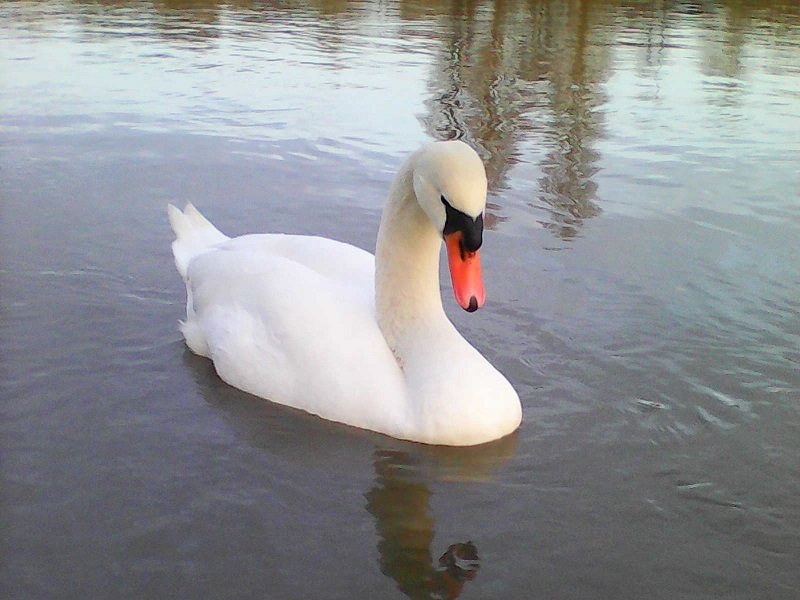
#> input picture mask_rcnn/object detections/practice/swan.jpg, 800 x 600 px
$ jupyter execute binary.ipynb
#> lines starting #> are read from the running program, lines starting #| are printed output that depends on the picture
[cell 1]
import cv2

src = cv2.imread('swan.jpg')
#> src is the input picture: shape (600, 800, 3); mean B, G, R 147.7, 145.1, 143
_, binary = cv2.threshold(src,127,255,cv2.THRESH_BINARY)
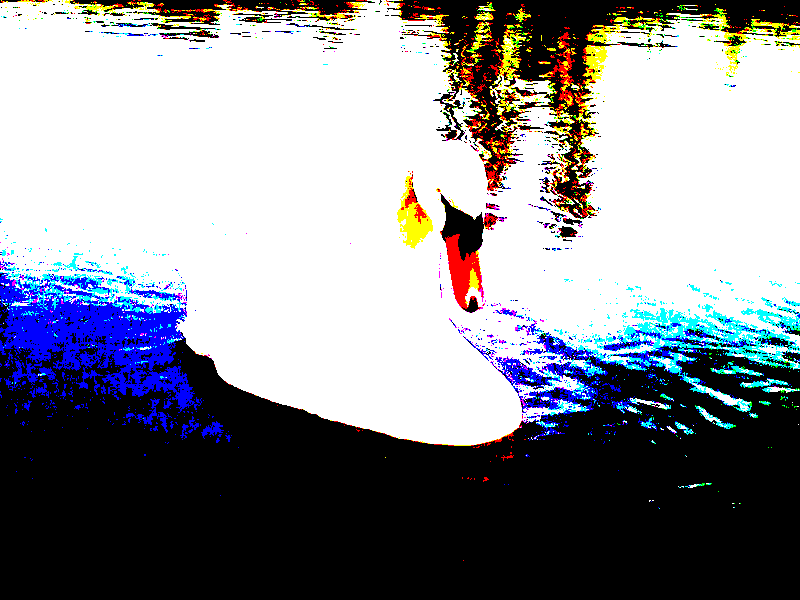
#> binary: shape (600, 800, 3); mean B, G, R 146, 139.8, 137.9
print(binary.shape)
#| (600, 800, 3)
cv2.imshow("binary",binary)
cv2.waitKey(0)
cv2.destroyAllWindows()


$ run again, with mask_rcnn/object detections/practice/chesspieces.jpg copied over mask_rcnn/object detections/practice/swan.jpg
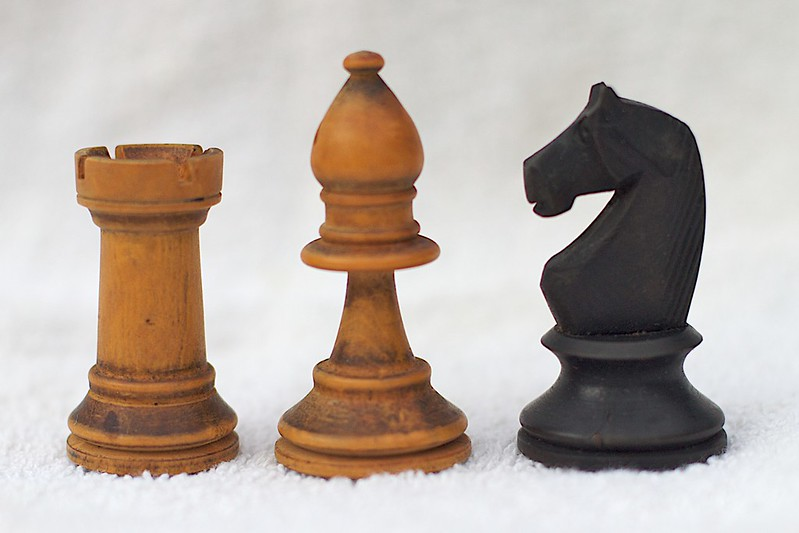
#> input picture mask_rcnn/object detections/practice/chesspieces.jpg, 799 x 533 px
#> src is the input picture: shape (533, 799, 3); mean B, G, R 166.9, 174.9, 186.2
#> `_, binary = cv2.threshold(src,127,255,cv2.THRESH_BINARY)`:
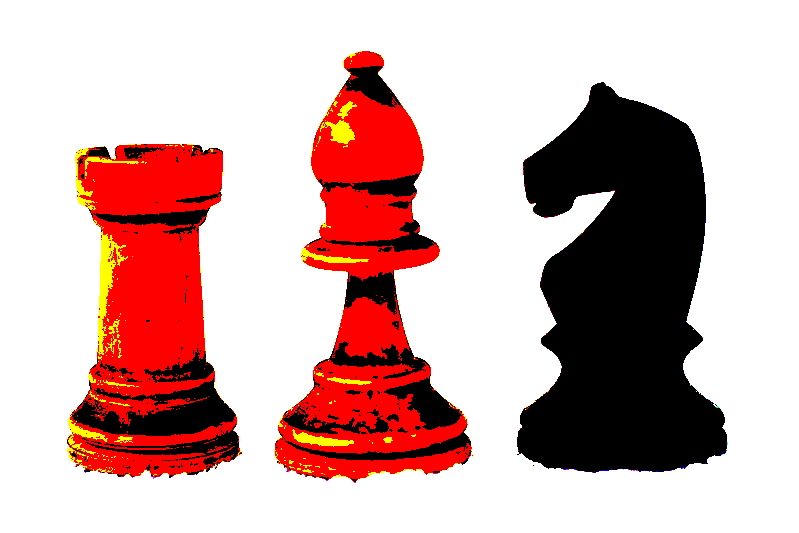
#> binary: shape (533, 799, 3); mean B, G, R 170.6, 173.6, 208.7
#| (533, 799, 3)
